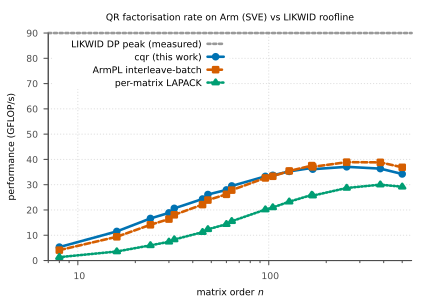

Reproduce this figure in gnuplot.
# Achieved rate (GFLOP/s) of all three Arm drivers vs matrix order, against the
# LIKWID-measured double-precision roofline. GFLOP/s = (matrices/s) * gflop(n),
# derived from the mats_s columns (cqr=3, armpl=4, lapack=5).
# Run from the report/ directory:  gnuplot figures/gflops_arm.gp
load 'figures/common.gp'
load 'figures/roofline.gp'
set output 'figures/gflops_arm.pdf'

set title "QR factorisation rate on Arm (SVE) vs LIKWID roofline"
set ylabel "performance (GFLOP/s)"
set yrange [0:*]
set key top left

plot \
  roof_arm with lines ls 9 lw 2.5 title 'LIKWID DP peak (measured)', \
  'data/geqrf_arm.dat' using 1:($3*gflop($1)) with linespoints ls 1 title 'cqr (this work)', \
  ''                   using 1:($4*gflop($1)) with linespoints ls 2 title 'ArmPL interleave-batch', \
  ''                   using 1:($5*gflop($1)) with linespoints ls 3 title 'per-matrix LAPACK'
